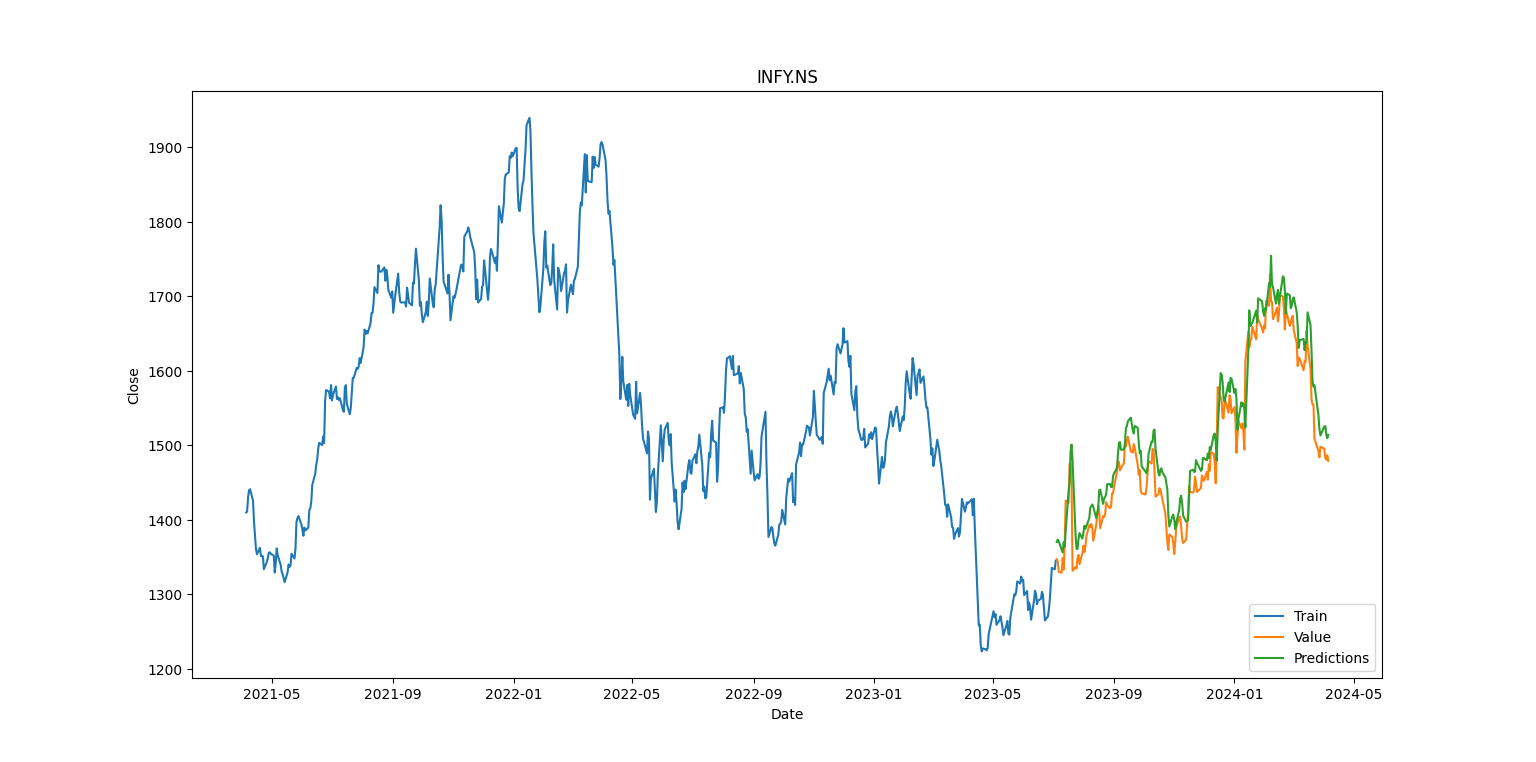

Recreate this plot in Python.
import numpy as np
import pandas as pd
import matplotlib.pyplot as plt
import seaborn as sns
import yfinance as yf
from datetime import datetime
import math
from keras.layers import Dense, LSTM
from keras.models import Sequential
from sklearn.preprocessing import MinMaxScaler
import plotly.express as px
import plotly.graph_objs as go
import plotly.io as pio
import requests
from bs4 import BeautifulSoup
from textblob import TextBlob
import warnings
warnings.filterwarnings('ignore')

name = "INFY.NS"
stock=yf.download(name,period="3y",actions=True)

sns.lineplot(data=stock,x="Date",y="Close")

data=stock.filter(['Close'])
dataset=data.values
training_data_len=math.ceil(len(dataset)*0.75)

scaler=MinMaxScaler(feature_range=(0,1))
scaled_data=scaler.fit_transform(dataset)

train_data=scaled_data[0:training_data_len,:]
x_train=[]
y_train=[]
for i in range(60,len(train_data)):
    x_train.append(train_data[i-60:i,0])
    y_train.append(train_data[i,0])

x_train,y_train=np.array(x_train),np.array(y_train)
x_train=np.reshape(x_train,(x_train.shape[0],x_train.shape[1],1))

model=Sequential()
model.add(LSTM(50,return_sequences=True, input_shape= (x_train.shape[1],1)))
model.add(LSTM(50,return_sequences=False))
model.add(Dense(25))
model.add(Dense(1))

model.compile(optimizer='adam',loss='mean_squared_error')

model.fit(x_train,y_train,epochs=8,batch_size=1)

test_data=scaled_data[training_data_len-60:,:]
x_test=[]
y_test=dataset[training_data_len:,:]
for i in range(60,len(test_data)):
    x_test.append(test_data[i-60:i,0])

x_test=np.array(x_test)
x_test=np.reshape(x_test,(x_test.shape[0],x_test.shape[1],1))

predictions=model.predict(x_test)
predictions=scaler.inverse_transform(predictions)

rmse= np.sqrt(((predictions - y_test) ** 2).mean())
print(rmse)

closes=[]
closes.extend(data['Close'])
average_close = sum(closes) / len(closes)
#print(average_close)
average_deviation=rmse/average_close*100
print(average_deviation)

train = data.iloc[:training_data_len]
valid = data.iloc[training_data_len:]
valid['Predictions'] = predictions

plt.figure(figsize=(16,8))
plt.title(name)
plt.xlabel('Date')
plt.ylabel('Close')
plt.plot(train['Close'])
plt.plot(valid[['Close','Predictions']])
plt.legend(['Train','Value','Predictions'], loc='lower right')
plt.show()

trace_train = go.Scatter(x=train.index, y=train['Close'], mode='lines', name='Train')
trace_valid = go.Scatter(x=valid.index, y=valid['Close'], mode='lines', name='Value')
trace_predictions = go.Scatter(x=valid.index, y=valid['Predictions'], mode='lines', name='Predictions')

# Define layout
layout = go.Layout(title='Model', xaxis=dict(title='Date'), yaxis=dict(title='Close'), legend=dict(x=0, y=1))

# Create figure
fig = go.Figure(data=[trace_train, trace_valid, trace_predictions], layout=layout)
pio.show(fig)
